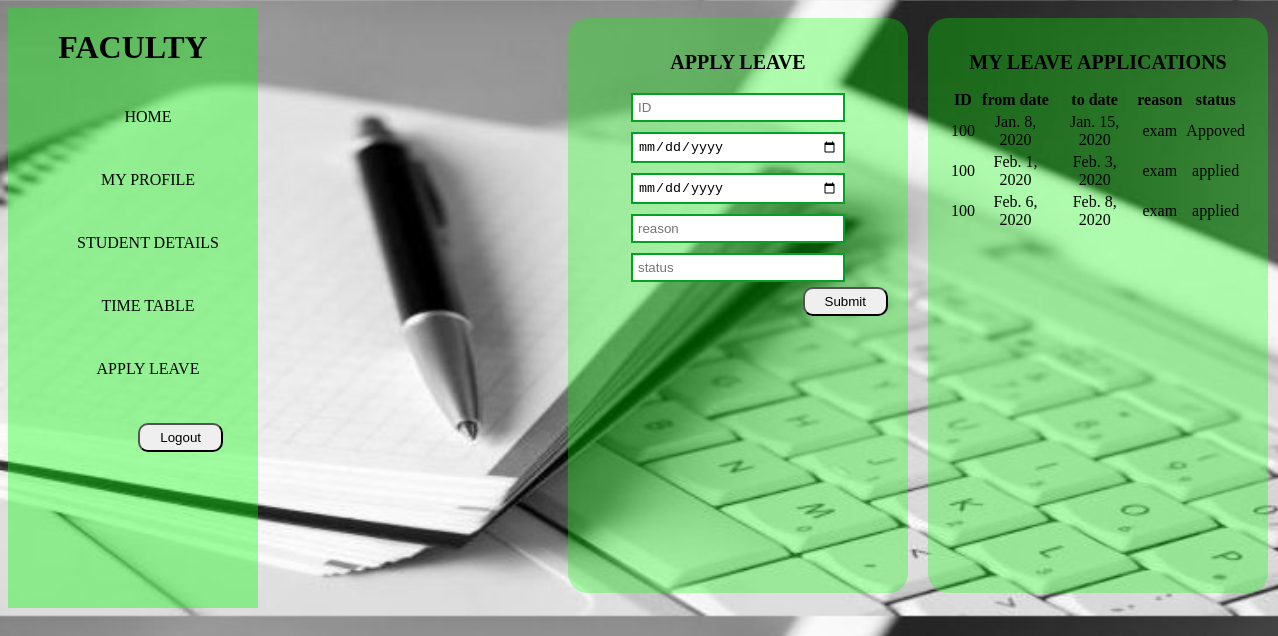
The app's page /fac_viewleave (signed in) with its own data.
### attapp/models.py (models this page shows)
class fleave(models.Model):
    fsid=models.IntegerField()
    fromdate=models.DateField()
    todate=models.DateField()
    reason=models.CharField(max_length=50)
    status=models.CharField(max_length=10)

### attapp/views.py (the view)
# urls.py: path('fac_viewleave',views.facultyviewleave,name='fac_applyleave'),
def facultyviewleave(request):
    q=fleave.objects.all().filter(fsid=request.session['id'])
    return render(request,'fac_applyleave.html',{'r':q})

### attapp/templates/fac_applyleave.html (shortened to what this page needs)
<!DOCTYPE html>
<html>
<head>
{% load static %}
<link rel="stylesheet"  href="{% static 'css/style.css'%}">
</head>
<body class="bd">
    <div style="display: inline-flex">
        <div class="b">
            <h1>FACULTY</h1>
            <ul>
                <li><a href="{% url 'faculty_home' %}"> HOME</a></li>
                <li><a href="{% url 'fac_profile' %}">MY PROFILE</a></li>
                <li><a href="#">STUDENT DETAILS</a>
                </li>
                <li><a href="{% url 'view_timetable' %}">TIME TABLE</a></li>
                <li><a href="{% url 'fac_applyleave' %}">APPLY LEAVE</a></li>
                <li><form action="{% url 'logout' %}" method="post">
                         <input type="submit" value="Logout" name="logout" class="sbm" >
                    </form>
                </li>
        </ul>
        </div>
         <div class=form>
            <h1> APPLY LEAVE</h1>
            <form action="{% url 'sub' %}" method="post">
                <input type="text" placeholder="ID" name="fsid" class="inp">
                <input type="date" placeholder="fromDate" name="fromdate" class="inp">
                <input type="date" placeholder="todate" name="todate" class="inp">
                <input type="text" placeholder="reason" name="reason" class="inp">
                <input type="text" placeholder="status" name="status" class="inp">
                <input type="submit" placeholder="APPLY" class="sbm" name="sub">
            </form>
        </div>
        <div class="form">
            <h1> MY LEAVE APPLICATIONS</h1>
            <table>
            <thead>
                <tr>
                    <th>ID</th>
                    <th>from date</th>
                    <th>to date </th>
                    <th> reason</th>
                    <th>status</th>
                </tr>
            </thead>
            <tbody>
                {% if r %}
                {%for i in r %}
                <tr>
                   <td>{{i.fsid}}</td>
                    <td>{{i.fromdate}}</td>
                    <td>{{i.todate}}</td>
                    <td>{{i.reason}}</td>
                    <td>{{i.status}}</td>
                </tr>
                {%endfor %}
                {%endif %}
            </tbody>
        </table>
    </div>
    </div>
</body>
</html>

### attapp/static/css/style.css (style rules this page uses)
.bd { background-image:url("../img/log2.jpeg"); background-size:cover; }
.b { width:250px; height:600px; background-color:rgba(0, 255, 0, 0.37); text-align:center; }
.b ul { display:block; list-style-type:none; }
.b ul li { width:150px; padding:20px; border-radius:20px; margin:5px; }
.b ul li a { text-decoration:none; color:black; }
.form { width:300px; height:535px; position:relative; left:300px; text-align:center; padding:20px; margin:10px; background-color:rgba(0,255,0,.3); border-radius:20px; }
.form h1 { font-size:20px; }
.inp { width:200px; padding:5px; margin:5px; outline:none; border:2px solid rgb(5, 160, 38); transition:1s; }
.sbm { padding:5px 20px; float:right; border-radius:10px; }

### records on screen
fleave: fsid "100", fromdate "Jan. 8, 2020", todate "Jan. 15, 2020", reason "exam", status "Appoved"
fleave: fsid "100", fromdate "Feb. 1, 2020", todate "Feb. 3, 2020", reason "exam", status "applied"
fleave: fsid "100", fromdate "Feb. 6, 2020", todate "Feb. 8, 2020", reason "exam", status "applied"
